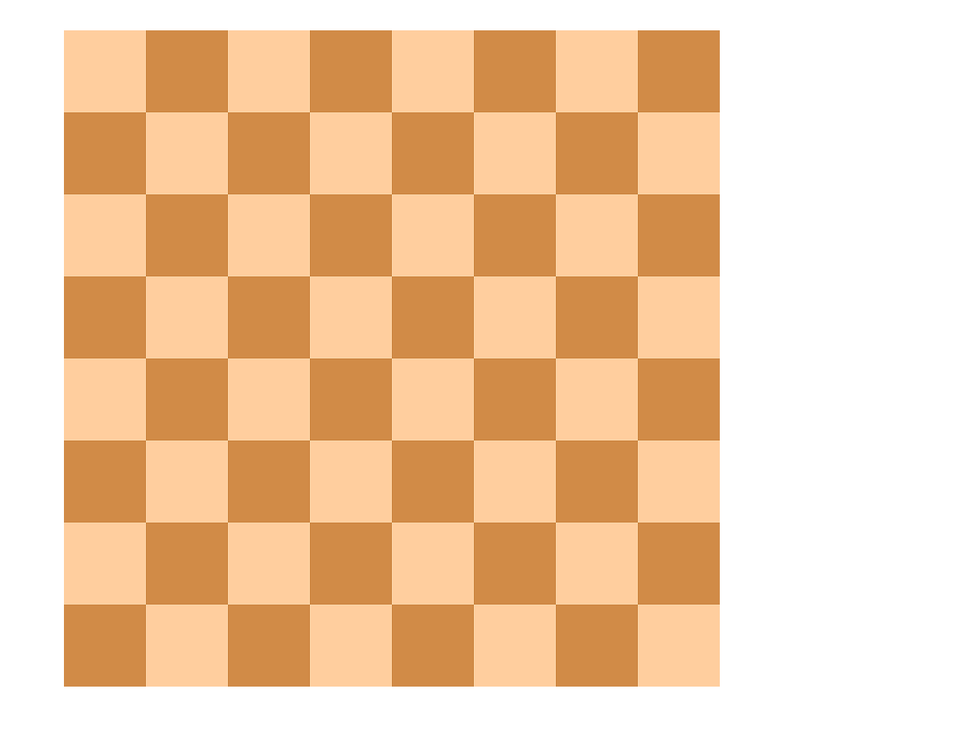
//> input picture LatestBoardDetect/800noBRD.png, 960 x 735 px, shrunk from 1171 x 896 before the run
$ ./contours   (built with g++ and OpenCV 4)
//> lines starting //> are read from the running program, lines starting //| are printed output that depends on the picture; after the words box and inside, x2 and y2 are one past the last pixel; in counts of white or black regions, pixels touching at a corner belong together
#include "opencv2/core/core.hpp"
#include "opencv2/highgui/highgui.hpp"
#include "opencv2/imgproc/imgproc.hpp"
#include "highgui_c.h"
#include <iostream>
#include <opencv2/features2d.hpp>

using namespace cv;
using namespace std;

int main()
{
	Mat image;
	image = imread("800noBRD.png", 1); // REad in my image, doesn't matter which my boundingRect function will deal with it
//> image is the input picture: 735 rows x 960 cols, CV_8UC3; mean B, G, R 169.3, 204.6, 240.9
	namedWindow("Display window", CV_WINDOW_AUTOSIZE);
	imshow("Display window", image);
	Mat gray;
	cvtColor(image, gray, CV_BGR2GRAY); // Covert to gray-scale binary image
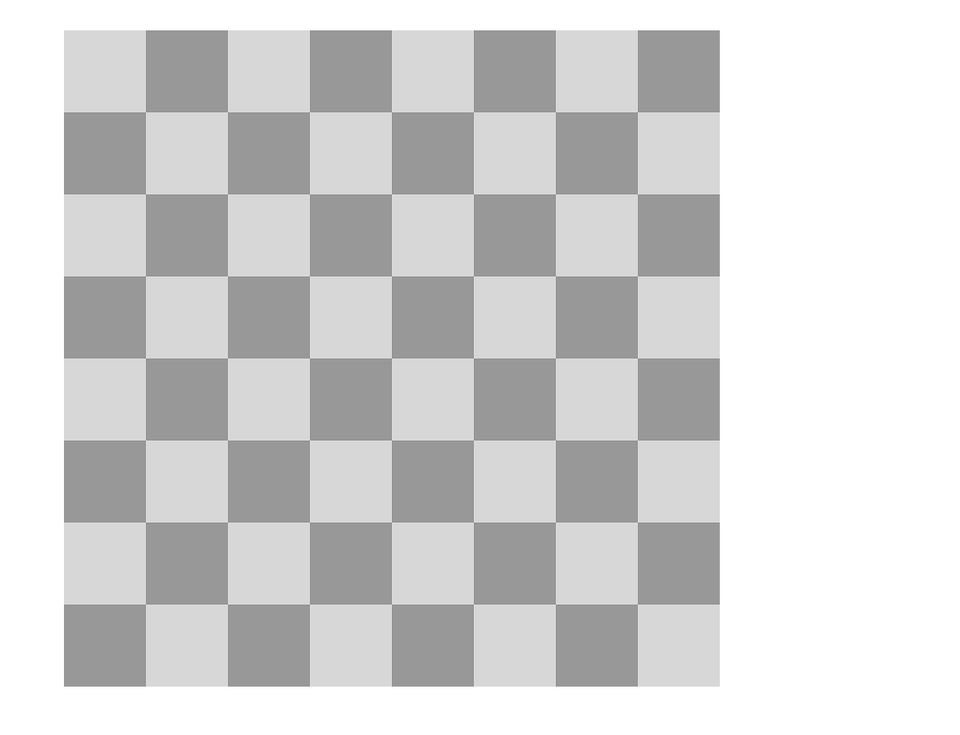
//> gray: 735 rows x 960 cols, CV_8UC1; min 128, max 255, mean 211.3
	Canny(gray, gray, 100, 200, 3);
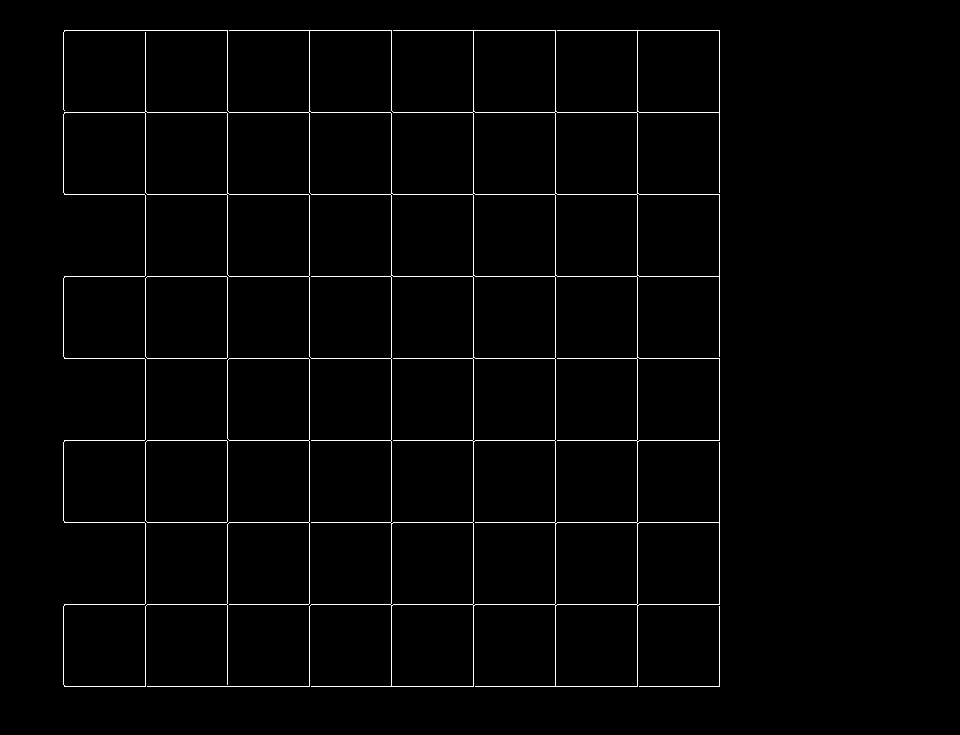
//> gray: 735 rows x 960 cols, CV_8UC1; 1.6% white in thin lines or dots, all inside (x1, y1, x2, y2) = (63, 30, 720, 687)
	/// Find contours
	vector<vector<Point> > contours; // Create a vector point of contours
	vector<Vec4i> hierarchy; // Need to read up on this
	RNG rng(12345); // Random number bernerato

	// Experimenting with drawing a bounding rectangle around the board
	Rect rect;
	rect = boundingRect(gray);
//> rect = Rect(63, 30, 657, 657)
	Mat cropImage = gray(rect);
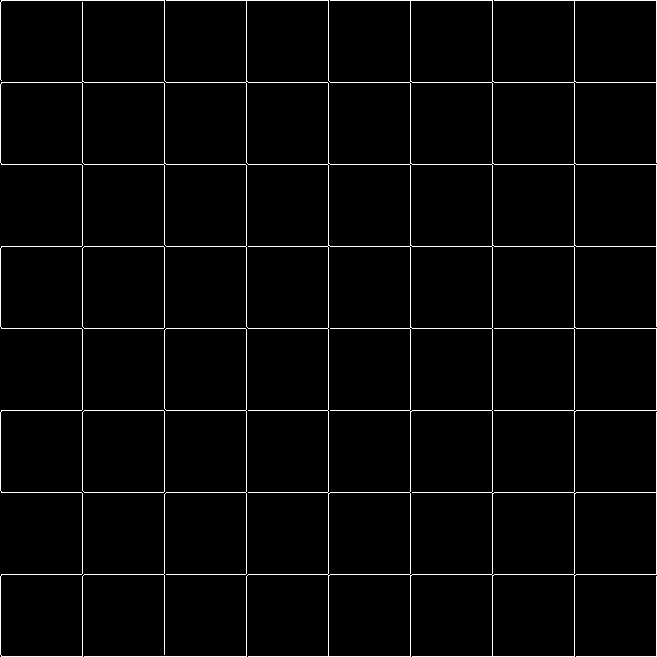
//> cropImage: 657 rows x 657 cols, CV_8UC1; 2.6% white in thin lines or dots

	//---------------This important function save the output image-----------------------------------
	imwrite("matCrop3.png", cropImage);

	findContours(cropImage, contours, hierarchy, CV_RETR_TREE, CV_CHAIN_APPROX_SIMPLE, Point(0, 0));
//> contours = 30 contours, 1 with area under 20; largest, box (x1, y1, x2, y2) and area: (0, 0, 657, 657) 201738, (491, 245, 575, 494) 20176, (327, 245, 411, 494) 20176, (409, 410, 493, 576) 13448, (246, 0, 411, 165) 13444
	/// Draw contours
	Mat drawing = Mat::zeros(gray.size(), CV_8UC3);

	imwrite("contOut.png", gray);

	Point offSet; // Create a new point to hold the offset of the centre of the 'cell'


	// This loop gives me access to the points stored on the contour
	for (size_t X = 0; X < contours.size(); ++X)
		for (size_t Y = 0; Y < contours[X].size(); Y++)
		{
			Point currentContourPixel = contours[X][Y]; //Store each point in a new contour point

			if (currentContourPixel.x == 0 && currentContourPixel.y == 2) { // We now this will be the top left square contour
				//cout << "co-ors: x = " << currentContourPixel.x << " y = " << currentContourPixel.y << endl;

				offSet = Point(currentContourPixel.x + 50, currentContourPixel.y + 48);

				rectangle(cropImage, Point(45, 45), Point(55, 55), Scalar(255, 255, 255), 1, 1, 0); // Simply draws a rectangle at given co-ords
				cv::putText(drawing, "A8", cv::Point(30, 50), cv::FONT_HERSHEY_DUPLEX, 0.8, Scalar(102, 255, 102), 2); // Put some text on the image
			}
		}
//> this loop made 30 passes
//> offSet on passes 1 to 12: Point(0, 0), Point(0, 0), Point(0, 0), Point(0, 0), Point(0, 0), Point(50, 50), Point(50, 50), Point(50, 50), Point(50, 50), Point(50, 50), Point(50, 50), Point(50, 50)
//> cropImage: 657 rows x 657 cols, CV_8UC1; 2.7% white in thin lines or dots
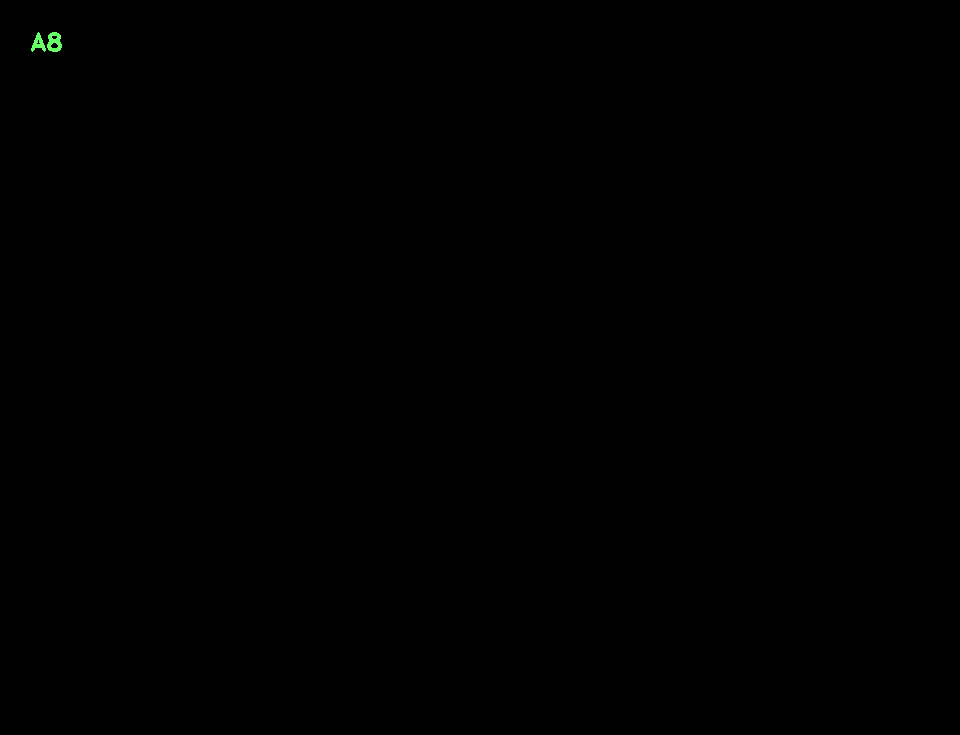
//> drawing: 735 rows x 960 cols, CV_8UC3; mean B, G, R 0, 0.1, 0

	Point centredPx;
	Point centre[8][8];

	for (size_t y = 0; y < 8; y++)	{
		for (size_t x = 0; x < 8; x++)
		{
			centredPx = Point(offSet.x + x*100, offSet.y + y*100);
			centre[x][y] = centredPx;

			rectangle(cropImage, Point(centredPx.x -5, centredPx.y -5 ), Point(centredPx.x +5, centredPx.y +5), Scalar(255, 255, 255), 1, 1, 0); // Simply draws a rectangle at given co-ords
		}
	}
//> this loop made 8 passes
//> centredPx on passes 1 to 8: Point(750, 50), Point(750, 150), Point(750, 250), Point(750, 350), Point(750, 450), Point(750, 550), Point(750, 650), Point(750, 750)
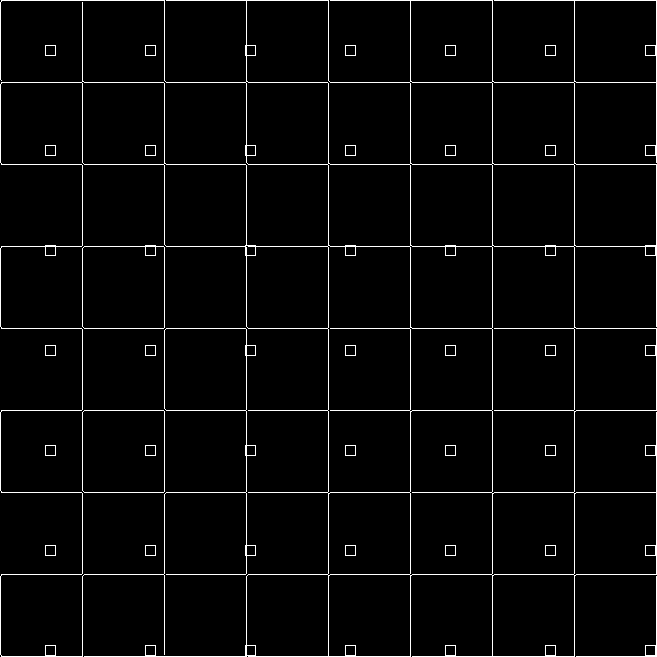
//> cropImage: 657 rows x 657 cols, CV_8UC1; 3.1% white in thin lines or dots
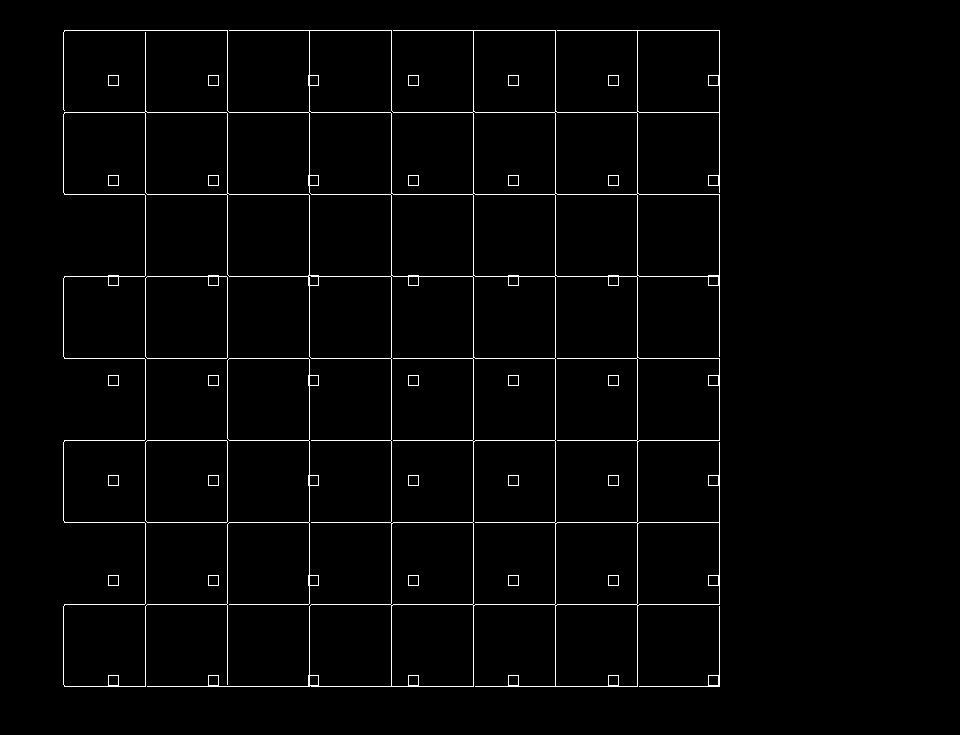
//> gray: 735 rows x 960 cols, CV_8UC1; 1.9% white in thin lines or dots, all inside (x1, y1, x2, y2) = (63, 30, 720, 687)
	cout << "Test cases ----------\n";
	cout << "Top row, square (0,7) : " << centre[0][7] << endl;
//| Top row, square (0,7) : [50, 750]
	cout << "4th row, square (4,2) : " << centre[4][2] << endl;
//| 4th row, square (4,2) : [450, 250]

		// Displays the contoured lines using the random colour generator
		for (int i = 0; i < contours.size(); i++)
		{
			// Not needed for us, just a representation of the contours for reference
			Scalar color = Scalar(rng.uniform(0, 255), rng.uniform(0, 255), rng.uniform(0, 255));
			drawContours(drawing, contours, i, color, 2, 8, hierarchy, 0, Point());
		}
//> this loop made 30 passes
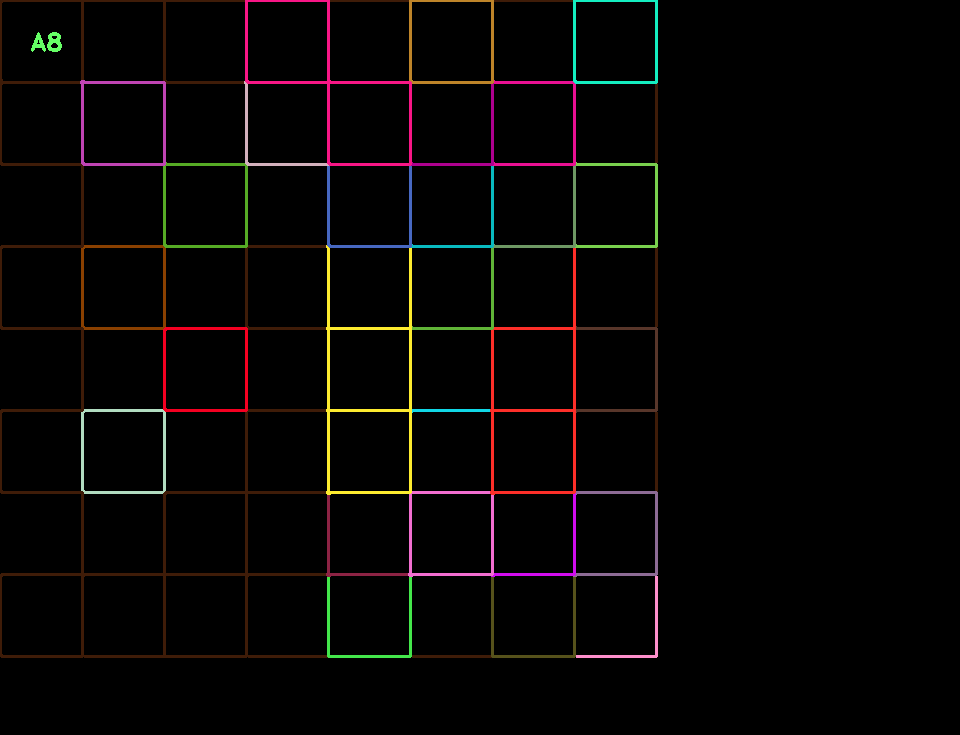
//> drawing: 735 rows x 960 cols, CV_8UC3; 4.69% of pixels changed, all inside (x1, y1, x2, y2) = (0, 0, 658, 658)

		imshow("BoundingRect/Contoured_image", cropImage);
		cout << "\n----Bounded and Cropped Contoured image size-----\n" << rect.size();
//| ----Bounded and Cropped Contoured image size-----
//| [657 x 657]

		imshow("Result window", drawing);

		waitKey(0);
		return 0;
	}
